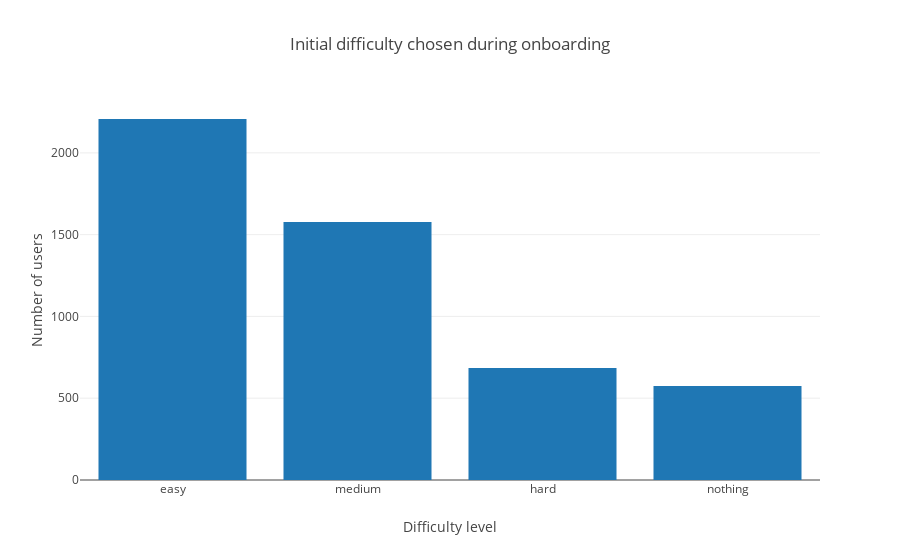

The notebook cell this image was saved under:
### Code cell
# noexport

plot_initial_chosen_difficulties_per_user()

### Figure 1 — Plotly figure (JSON) as saved in the notebook; plotly's stock layout.template omitted (floating-point values rounded to 4 significant figures)
{"data": [{"type": "bar", "uid": "2fbc90fe-81f6-4bbe-8a20-3e214e20fc17", "x": ["easy", "medium", null, "hard", "nothing"], "y": [2207, 1578, 885, 685, 574]}], "layout": {"title": {"text": "Initial difficulty chosen during onboarding"}, "xaxis": {"title": {"text": "Difficulty level"}}, "yaxis": {"title": {"text": "Number of users"}}}}
